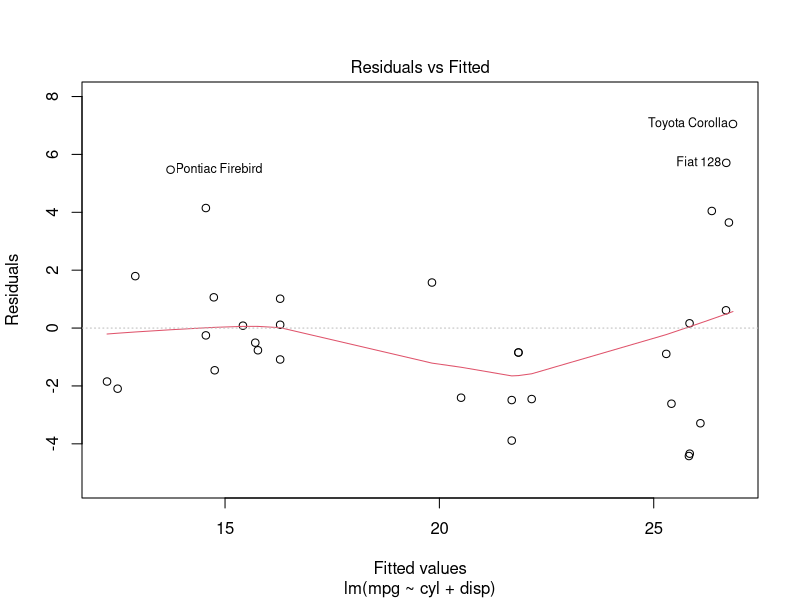
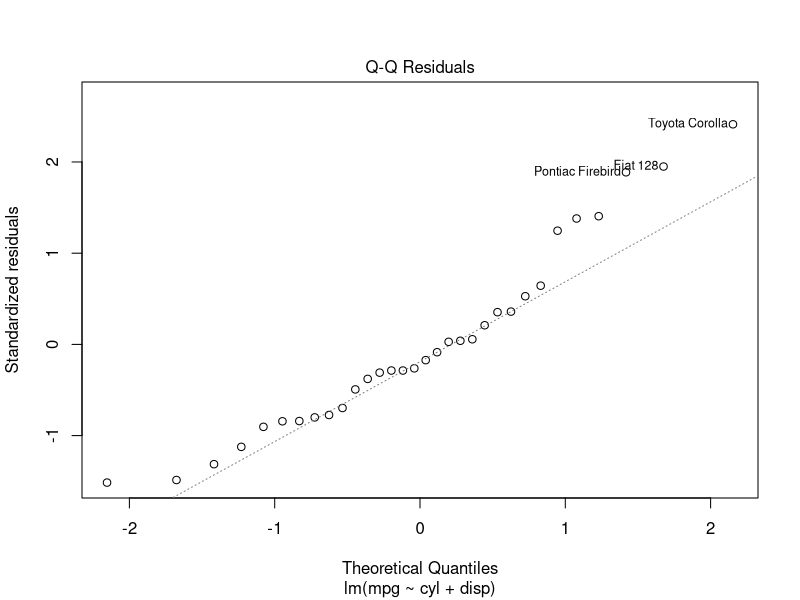
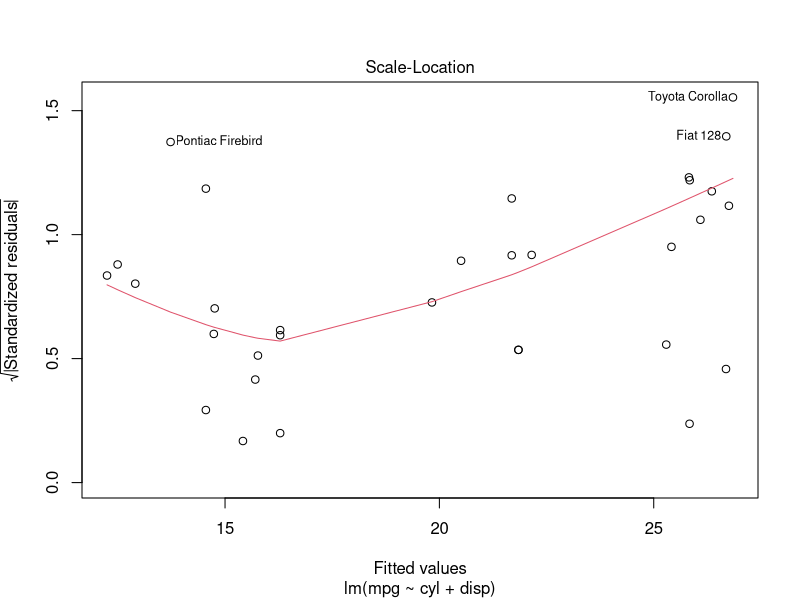
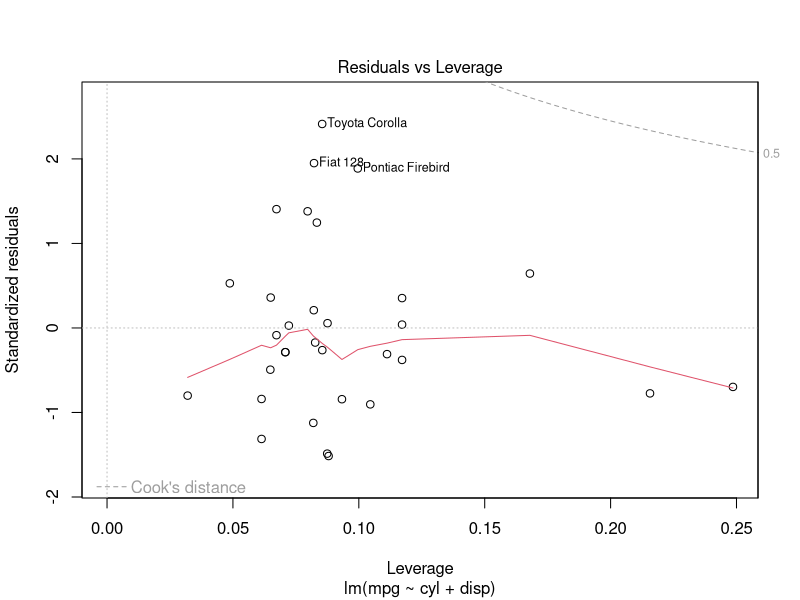
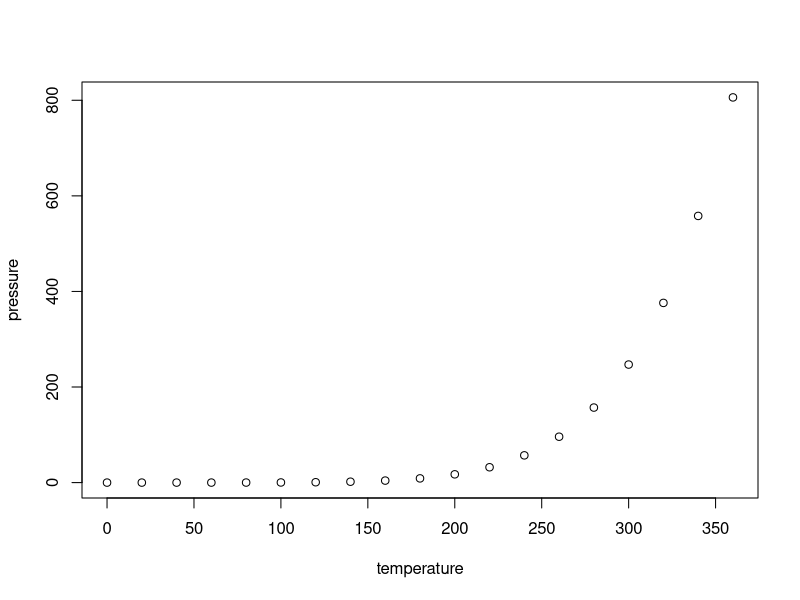

R code for these plots, in order:
## ---- chunk 1
knitr::opts_chunk$set(echo = TRUE)
## ---- chunk 2
fit <- lm(mpg ~ cyl + disp, 
          data = mtcars)
summary(fit)
plot(fit)
## ---- chunk 3
plot(pressure)
